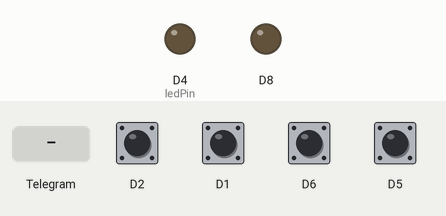
Recording of a program running on a simulated ESP8266 (NodeMCU). Parts: output pins drawn as LEDs (lit = HIGH). Inputs (shaded band) come from the test bench; at power-on: D1, D2, D5, D6 HIGH. WiFi joins after 1.5 s; servers stay silent unless stated; the local clock reads 2024-03-15 10:24:30 at power-on unless the program sets it; what the program prints to the serial monitor is not drawn.

Above: at 3.6 s.
3.7 s: Telegram message "/start" received
At 6.6 s:
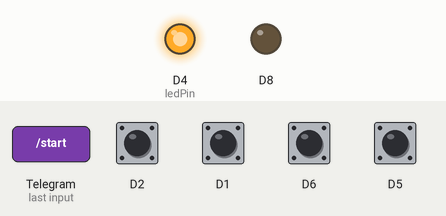
At 10.3 s:
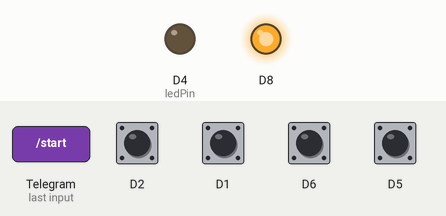
Timing chart, 0 to 12.8 s (numbered marks = the images above; inputs shaded):
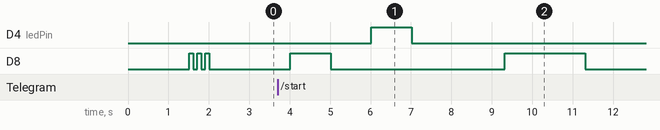

The program:

main.cpp
```cpp
/*******************************************************************
    A telegram bot that sends you a message when ESP
    starts up

    Parts:
    D1 Mini ESP8266 * - http://s.click.aliexpress.com/e/uzFUnIe
    (or any ESP8266 board)

      = Affilate

    If you find what I do useful and would like to support me,
    please consider becoming a sponsor on Github
    https://github.com/sponsors/witnessmenow/


    Written by Brian Lough
    YouTube: https://www.youtube.com/brianlough
    Tindie: https://www.tindie.com/stores/brianlough/
    Twitter: https://twitter.com/witnessmenow
 *******************************************************************/

#include <ESP8266WiFi.h>
#include <WiFiClientSecure.h>
#include <UniversalTelegramBot.h>
#include <ArduinoJson.h>

// Wifi network station credentials
#define WIFI_SSID "name network"
#define WIFI_PASSWORD "Password"
// Telegram BOT Token (Get from Botfather)
#define BOT_TOKEN "token telegram bota"

// Use @myidbot (IDBot) to find out the chat ID of an individual or a group
// Also note that you need to click "start" on a bot before it can
// message you
#define CHAT_ID_vov "chat ID"


const unsigned long BOT_MTBS = 1000; // mean time between scan messages

X509List cert(TELEGRAM_CERTIFICATE_ROOT);
WiFiClientSecure secured_client;
UniversalTelegramBot bot(BOT_TOKEN, secured_client);
unsigned long bot_lasttime; // last time messages' scan has been done

const int ledPin = LED_BUILTIN;
int status=0;
int status1=0;
int status2=0;
int status3=0;
String idchat;
void pic(int zd) {
  digitalWrite(D8, HIGH);
  delay(zd);
  digitalWrite(D8, LOW);
  delay(zd);
 }

void handleNewMessages(int numNewMessages)
{
  Serial.print("handleNewMessages ");
  Serial.println(numNewMessages);

  for (int i = 0; i < numNewMessages; i++)
  {
    String chat_id = bot.messages[i].chat_id;
    String text = bot.messages[i].text;
idchat=chat_id;
if (text == "/start" || "start" || "старт"|| "пуск"|| "go"|| "го"|| "Start"|| "Go"|| "Го"|| "Старт"|| "Пуск")
    {
      pic(1000);
      digitalWrite(ledPin, HIGH); // turn the LED on (HIGH is the voltage level)
      delay(1000);
      digitalWrite(ledPin, LOW);
      bot.sendMessage(chat_id, "Запуск...", "");


    //ожидание запуска стирки
    while (1)
    {
    delay(2000);
    if (digitalRead(D5)==LOW && digitalRead(D1)==LOW && digitalRead(D2)==HIGH && digitalRead(D6)==HIGH )  //если индикатор состояния и интикатор "стирка" включены
    {

    bot.sendMessage(chat_id, "Стирка запущена", ""); break;
    }
    if (digitalRead(D5)==LOW  && digitalRead(D6)==LOW && digitalRead(D2)==HIGH && digitalRead(D1)==HIGH ) // если индикатор состояния и интикатор "отжим" включены
    {

bot.sendMessage(chat_id, "Отжим или Слив запущен", ""); break;
    }

    if (digitalRead(D5)==LOW  && digitalRead(D2)==LOW && digitalRead(D6)==HIGH && digitalRead(D1)==HIGH ) // если индикатор состояния и интикатор "полоскание" включены
    {

bot.sendMessage(chat_id, "Полоскание или Смягчение запущено", ""); break;
    }


   if (digitalRead(D6)==HIGH  && digitalRead(D2)==HIGH &&  digitalRead(D1)==HIGH) //
    {
pic(2000);
bot.sendMessage(chat_id, "ERROR", "");
    }
    }

while (1)
{
  delay(3);
if (digitalRead(D1)==LOW && digitalRead(D2)==HIGH && digitalRead(D6)==HIGH && status==0)
{
status=1;
 bot.sendMessage(chat_id, "Статус: СТИРКА.", "");
}
delay(3);
if (digitalRead(D2)==LOW && digitalRead(D1)==HIGH && digitalRead(D6)==HIGH && status1==0 )
{
status1=1;
 bot.sendMessage(chat_id, "Статус: ПОЛОСКАНИЕ.", "");
}
delay(3);
if (digitalRead(D6)==LOW  && digitalRead(D2)==HIGH && digitalRead(D1)==HIGH && status2==0)
{
  status2=1;
 bot.sendMessage(chat_id, "Статус: ОТЖИМ.", "");
}
delay(3);
if (digitalRead(D2)==LOW  && digitalRead(D1)==LOW  && digitalRead(D6)==LOW )
{
status3=1;
break;

}

}


    }
  }
}

void setup()
{
  Serial.begin(96000);
  Serial.println();

  pinMode(ledPin, OUTPUT); // initialize digital ledPin as an output.
  delay(10);
  digitalWrite(ledPin, LOW); // initialize pin as off (active LOW)
  pinMode(ledPin, OUTPUT); // (IO 2) пуск
  pinMode( D8, OUTPUT);    // (IO 15) pic
  pinMode(D6, INPUT_PULLUP);      // (IO 12) отжим
   pinMode(D2, INPUT_PULLUP);     // (IO 4) полоскание
    pinMode(D1, INPUT_PULLUP);    // (IO 5) стирка
     pinMode(D5, INPUT_PULLUP);   // (IO 14) статус пуска


  // attempt to connect to Wifi network:
  configTime(0, 0, "pool.ntp.org");      // get UTC time via NTP
  secured_client.setTrustAnchors(&cert); // Add root certificate for api.telegram.org
  Serial.print("Connecting to Wifi SSID ");
  Serial.print(WIFI_SSID);
  WiFi.begin(WIFI_SSID, WIFI_PASSWORD);
  while (WiFi.status() != WL_CONNECTED)
  {
    Serial.print(".");
    delay(500);
  }
  Serial.print("\nWiFi connected. IP address: ");
  Serial.println(WiFi.localIP());

  // Check NTP/Time, usually it is instantaneous and you can delete the code below.
  Serial.print("Retrieving time: ");
  time_t now = time(nullptr);
  while (now < 24 * 3600)
  {
    Serial.print(".");
    delay(100);
    now = time(nullptr);
  }
  Serial.println(now);
  pic(100);
  pic(100);
  pic(100);
  bot.getUpdates(bot.last_message_received + 1);

}

void loop()
{

if(status3==1)
{
  while (1)
  {
    pic(500);
    pic(500);
    pic(500);
    bot.sendMessage(idchat, "СТИРКА ЗАВЕРШЕНА", "");
    delay(20000);
  }

}


  if (millis() - bot_lasttime > BOT_MTBS)
  {
    int numNewMessages = bot.getUpdates(bot.last_message_received + 1);

    while (numNewMessages)
    {
      Serial.println("got response");
      handleNewMessages(numNewMessages);
      numNewMessages = bot.getUpdates(bot.last_message_received + 1);
    }

    bot_lasttime = millis();
  }
}
```

Measured:
- after the input at 3.7 s, D4 (ledPin): LOW → HIGH after 2.3 s, → LOW 1.0 s later; D8: LOW → HIGH after 0.31 s, → LOW 1.0 s later, → HIGH 4.3 s later, → LOW 2.0 s later
